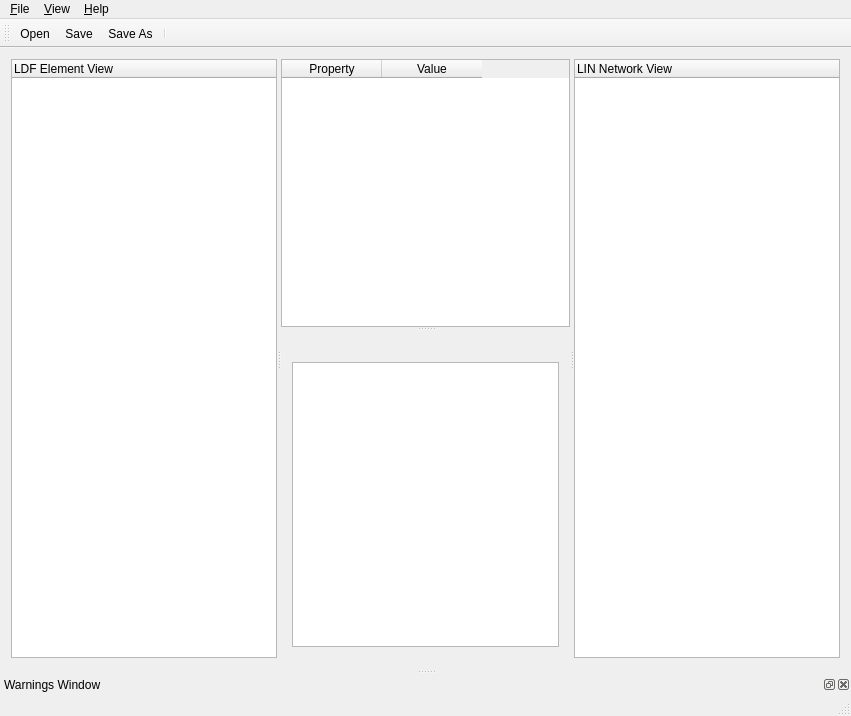
<?xml version="1.0" encoding="UTF-8"?>
<ui version="4.0">
 <class>LDFEditor</class>
 <widget class="QMainWindow" name="LDFEditor">
  <property name="geometry">
   <rect>
    <x>0</x>
    <y>0</y>
    <width>851</width>
    <height>716</height>
   </rect>
  </property>
  <property name="windowTitle">
   <string>BUSMASTER LDF Editor</string>
  </property>
  <property name="windowIcon">
   <iconset resource="LDFEditor.qrc">
    <normaloff>:/LDFEditorIcons/Resources/icons/32x32/Application.png</normaloff>:/LDFEditorIcons/Resources/icons/32x32/Application.png</iconset>
  </property>
  <property name="windowOpacity">
   <double>1.000000000000000</double>
  </property>
  <property name="iconSize">
   <size>
    <width>32</width>
    <height>32</height>
   </size>
  </property>
  <widget class="QWidget" name="centralWidget">
   <layout class="QVBoxLayout" name="verticalLayout_2">
    <item>
     <widget class="QSplitter" name="splitter_main">
      <property name="orientation">
       <enum>Qt::Horizontal</enum>
      </property>
      <widget class="LDFElementView" name="m_pouLDFElementView">
       <column>
        <property name="text">
         <string>LDF Element View</string>
        </property>
        <property name="background">
         <color>
          <red>0</red>
          <green>0</green>
          <blue>0</blue>
         </color>
        </property>
       </column>
      </widget>
      <widget class="QSplitter" name="splitter">
       <property name="orientation">
        <enum>Qt::Vertical</enum>
       </property>
       <widget class="LDFPropertyView" name="m_pouLDFPropertyView">
        <property name="editTriggers">
         <set>QAbstractItemView::EditKeyPressed</set>
        </property>
        <property name="selectionMode">
         <enum>QAbstractItemView::SingleSelection</enum>
        </property>
        <property name="selectionBehavior">
         <enum>QAbstractItemView::SelectRows</enum>
        </property>
        <column>
         <property name="text">
          <string>Property</string>
         </property>
         <property name="textAlignment">
          <set>AlignCenter</set>
         </property>
        </column>
        <column>
         <property name="text">
          <string>Value</string>
         </property>
         <property name="textAlignment">
          <set>AlignCenter</set>
         </property>
        </column>
       </widget>
       <widget class="QWidget" name="layoutWidget">
        <layout class="QVBoxLayout" name="verticalLayout">
         <item>
          <widget class="QLabel" name="labelAdditionalViewHelp">
           <property name="sizePolicy">
            <sizepolicy hsizetype="Fixed" vsizetype="Fixed">
             <horstretch>0</horstretch>
             <verstretch>0</verstretch>
            </sizepolicy>
           </property>
           <property name="text">
            <string/>
           </property>
          </widget>
         </item>
         <item>
          <widget class="LDFAdditionalView" name="m_pouLDFAdditionalView">
           <property name="editTriggers">
            <set>QAbstractItemView::NoEditTriggers</set>
           </property>
           <property name="selectionMode">
            <enum>QAbstractItemView::SingleSelection</enum>
           </property>
           <property name="selectionBehavior">
            <enum>QAbstractItemView::SelectRows</enum>
           </property>
          </widget>
         </item>
        </layout>
       </widget>
      </widget>
      <widget class="LDFNetworkView" name="m_pouLDFNetworkView">
       <column>
        <property name="text">
         <string notr="true">LIN Network View</string>
        </property>
       </column>
      </widget>
     </widget>
    </item>
   </layout>
  </widget>
  <widget class="QMenuBar" name="menubar">
   <property name="geometry">
    <rect>
     <x>0</x>
     <y>0</y>
     <width>851</width>
     <height>17</height>
    </rect>
   </property>
   <widget class="QMenu" name="menuFile">
    <property name="contextMenuPolicy">
     <enum>Qt::DefaultContextMenu</enum>
    </property>
    <property name="title">
     <string>&amp;File</string>
    </property>
    <widget class="QMenu" name="menu_New">
     <property name="title">
      <string>&amp;New</string>
     </property>
     <addaction name="actionNewLIN_1_3"/>
     <addaction name="actionNewLIN_2_0"/>
     <addaction name="actionNewLIN_2_1"/>
    </widget>
    <widget class="QMenu" name="menu_Recent_Files">
     <property name="title">
      <string>&amp;Recent Files</string>
     </property>
    </widget>
    <addaction name="menu_New"/>
    <addaction name="actionOpen"/>
    <addaction name="actionSave"/>
    <addaction name="actionSave_As"/>
    <addaction name="menu_Recent_Files"/>
    <addaction name="separator"/>
    <addaction name="actionExit"/>
   </widget>
   <widget class="QMenu" name="menuHelp">
    <property name="title">
     <string>&amp;Help</string>
    </property>
    <addaction name="actionHelp"/>
    <addaction name="action_About"/>
   </widget>
   <widget class="QMenu" name="menuView">
    <property name="title">
     <string>&amp;View</string>
    </property>
    <addaction name="separator"/>
    <addaction name="actionHex"/>
    <addaction name="separator"/>
    <addaction name="actionPreview_LDF_File"/>
   </widget>
   <addaction name="menuFile"/>
   <addaction name="menuView"/>
   <addaction name="menuHelp"/>
  </widget>
  <widget class="QToolBar" name="mainToolBar">
   <attribute name="toolBarArea">
    <enum>TopToolBarArea</enum>
   </attribute>
   <attribute name="toolBarBreak">
    <bool>false</bool>
   </attribute>
   <addaction name="actionOpen"/>
   <addaction name="actionSave"/>
   <addaction name="actionSave_As"/>
   <addaction name="separator"/>
  </widget>
  <widget class="QStatusBar" name="statusBar"/>
  <widget class="QDockWidget" name="dockPaneWarning">
   <property name="windowTitle">
    <string>Warnings Window</string>
   </property>
   <attribute name="dockWidgetArea">
    <number>8</number>
   </attribute>
   <widget class="QWidget" name="dockWidgetContents_3"/>
  </widget>
  <action name="actionOpen">
   <property name="text">
    <string>&amp;Open...</string>
   </property>
   <property name="menuRole">
    <enum>QAction::ApplicationSpecificRole</enum>
   </property>
  </action>
  <action name="actionSave">
   <property name="text">
    <string>&amp;Save</string>
   </property>
  </action>
  <action name="actionSave_As">
   <property name="text">
    <string>Save &amp;As...</string>
   </property>
  </action>
  <action name="actionExit">
   <property name="text">
    <string>E&amp;xit</string>
   </property>
  </action>
  <action name="actionNewLIN_1_3">
   <property name="text">
    <string>LIN 1.3</string>
   </property>
  </action>
  <action name="actionNewLIN_2_0">
   <property name="text">
    <string>LIN 2.0</string>
   </property>
  </action>
  <action name="actionNewLIN_2_1">
   <property name="text">
    <string>LIN 2.1</string>
   </property>
  </action>
  <action name="actionHex">
   <property name="text">
    <string>&amp;Hex</string>
   </property>
  </action>
  <action name="actionPreview_LDF_File">
   <property name="text">
    <string>&amp;Preview LDF File</string>
   </property>
  </action>
  <action name="action_About">
   <property name="text">
    <string>&amp;About</string>
   </property>
  </action>
  <action name="actionNew">
   <property name="checkable">
    <bool>true</bool>
   </property>
   <property name="text">
    <string>New</string>
   </property>
   <property name="toolTip">
    <string>Create New LDF File</string>
   </property>
   <property name="shortcut">
    <string>Ctrl+N</string>
   </property>
  </action>
  <action name="actionRecent">
   <property name="text">
    <string>Recent</string>
   </property>
  </action>
  <action name="action1">
   <property name="text">
    <string>1</string>
   </property>
  </action>
  <action name="actionHelp">
   <property name="text">
    <string>Help</string>
   </property>
  </action>
 </widget>
 <layoutdefault spacing="6" margin="11"/>
 <customwidgets>
  <customwidget>
   <class>LDFElementView</class>
   <extends>QTreeWidget</extends>
   <header>LDFElementView.h</header>
  </customwidget>
  <customwidget>
   <class>LDFNetworkView</class>
   <extends>QTreeWidget</extends>
   <header>LDFNetworkView.h</header>
  </customwidget>
  <customwidget>
   <class>LDFPropertyView</class>
   <extends>QTableWidget</extends>
   <header>LDFPropertyView.h</header>
  </customwidget>
  <customwidget>
   <class>LDFAdditionalView</class>
   <extends>QTableWidget</extends>
   <header>LDFAdditionalView.h</header>
  </customwidget>
 </customwidgets>
 <resources>
  <include location="LDFEditor.qrc"/>
 </resources>
 <connections/>
</ui>
